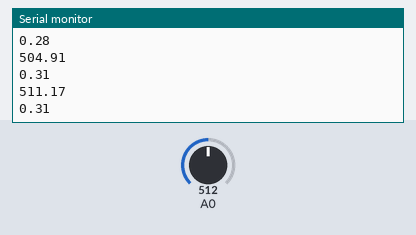
Recording of a sketch running on a simulated Arduino Uno, built with avr-gcc and run on an emulated ATmega328P. Shown: the last lines printed to the serial monitor. The inputs (shaded band) are chosen by the test bench; at power-on: A0 = 512.

Above: at 1.2 s.
1.3 s: A0 set to 716
At 1.82 s:
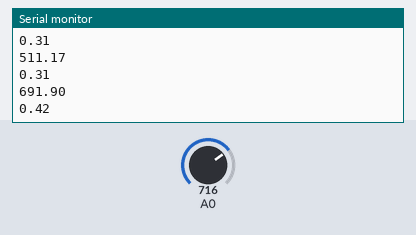
2.8 s: A0 set to 900
At 2.82 s:
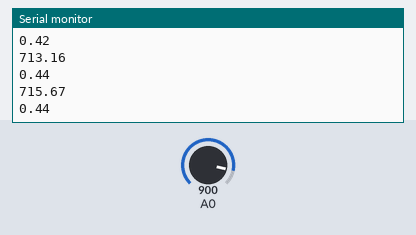
Timing chart, 0 to 5.8 s (numbered marks = the images above; inputs shaded):
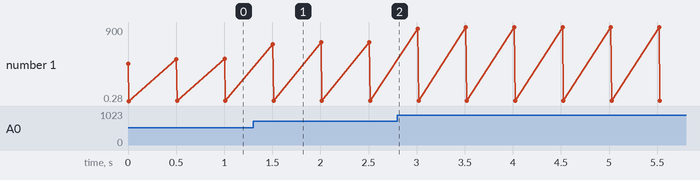

Measured:
- after the input at 1.3 s, the serial monitor: prints a new line after 0.21 s (image 1)
- plotted number 1: 0.31 → 0.44 after the input at 1.3 s, 0.44 → 0.55 after the input at 2.8 s

The sketch:

2.ino
```cpp
float Analogin =0;
void setup() {
  Serial.begin(9600);
}

void loop() {
 for(int i=0;i<=5;i++)
 {
  Analogin =0.7* Analogin+0.3*analogRead(14);
 }
 Serial.println(Analogin);
float Vin = Analogin*2.5/4095;
Serial.println(Vin);
delay(500);
}
```
